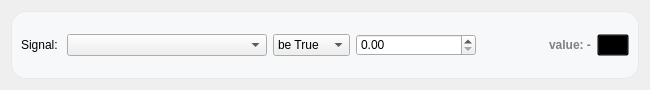
<?xml version="1.0" encoding="UTF-8"?>
<ui version="4.0">
 <class>inputSignalSetting</class>
 <widget class="QWidget" name="inputSignalSetting">
  <property name="geometry">
   <rect>
    <x>0</x>
    <y>0</y>
    <width>650</width>
    <height>90</height>
   </rect>
  </property>
  <property name="minimumSize">
   <size>
    <width>0</width>
    <height>90</height>
   </size>
  </property>
  <property name="maximumSize">
   <size>
    <width>650</width>
    <height>90</height>
   </size>
  </property>
  <property name="windowTitle">
   <string>Form</string>
  </property>
  <property name="styleSheet">
   <string notr="true">#SignalSetting{

	background-color: transparent;
}</string>
  </property>
  <layout class="QVBoxLayout" name="verticalLayout">
   <item>
    <widget class="QFrame" name="main_frame">
     <property name="minimumSize">
      <size>
       <width>0</width>
       <height>0</height>
      </size>
     </property>
     <property name="maximumSize">
      <size>
       <width>16777215</width>
       <height>16777215</height>
      </size>
     </property>
     <property name="styleSheet">
      <string notr="true">#main_frame{
	background-color: #F7F8FA;
	border-radius:15px;
	border: 1px solid rgb(232, 233, 235);
}

#main_frame[state=&quot;active&quot;]{
	border: 2px solid rgb(63, 206, 73);
}

#main_frame[state=&quot;off&quot;]{
	border: 1px solid rgb(232, 233, 235);
}

#main_frame[state=&quot;not_active&quot;]{
	border: 2px solid rgb(213, 63, 65);
}
</string>
     </property>
     <property name="frameShape">
      <enum>QFrame::Shape::StyledPanel</enum>
     </property>
     <property name="frameShadow">
      <enum>QFrame::Shadow::Raised</enum>
     </property>
     <property name="state" stdset="0">
      <string>off</string>
     </property>
     <layout class="QVBoxLayout" name="verticalLayout_2">
      <item>
       <layout class="QHBoxLayout" name="horizontalLayout_2">
        <item>
         <widget class="QLabel" name="label">
          <property name="sizePolicy">
           <sizepolicy hsizetype="Maximum" vsizetype="Preferred">
            <horstretch>0</horstretch>
            <verstretch>0</verstretch>
           </sizepolicy>
          </property>
          <property name="text">
           <string>Signal: </string>
          </property>
         </widget>
        </item>
        <item>
         <widget class="QComboBox" name="signal_name_combobox">
          <property name="minimumSize">
           <size>
            <width>200</width>
            <height>0</height>
           </size>
          </property>
          <property name="maximumSize">
           <size>
            <width>200</width>
            <height>16777215</height>
           </size>
          </property>
         </widget>
        </item>
        <item>
         <widget class="QComboBox" name="condition_combobox">
          <property name="maximumSize">
           <size>
            <width>100</width>
            <height>16777215</height>
           </size>
          </property>
          <item>
           <property name="text">
            <string>be True</string>
           </property>
          </item>
          <item>
           <property name="text">
            <string>be False</string>
           </property>
          </item>
          <item>
           <property name="text">
            <string>&gt;</string>
           </property>
          </item>
          <item>
           <property name="text">
            <string>&lt;</string>
           </property>
          </item>
          <item>
           <property name="text">
            <string>=</string>
           </property>
          </item>
         </widget>
        </item>
        <item>
         <widget class="QDoubleSpinBox" name="signal_value">
          <property name="minimumSize">
           <size>
            <width>120</width>
            <height>0</height>
           </size>
          </property>
          <property name="maximumSize">
           <size>
            <width>120</width>
            <height>16777215</height>
           </size>
          </property>
         </widget>
        </item>
        <item>
         <spacer name="horizontalSpacer">
          <property name="orientation">
           <enum>Qt::Orientation::Horizontal</enum>
          </property>
          <property name="sizeHint" stdset="0">
           <size>
            <width>40</width>
            <height>20</height>
           </size>
          </property>
         </spacer>
        </item>
        <item alignment="Qt::AlignmentFlag::AlignRight">
         <widget class="QLabel" name="value_indicator">
          <property name="sizePolicy">
           <sizepolicy hsizetype="Maximum" vsizetype="Preferred">
            <horstretch>0</horstretch>
            <verstretch>0</verstretch>
           </sizepolicy>
          </property>
          <property name="styleSheet">
           <string notr="true">color:#808080;
font-weight:bold;</string>
          </property>
          <property name="text">
           <string>value: -</string>
          </property>
         </widget>
        </item>
        <item alignment="Qt::AlignmentFlag::AlignRight">
         <widget class="QPushButton" name="remove_btn">
          <property name="styleSheet">
           <string notr="true">background-color:transparent;
min-width:30px;
max-width:30px;</string>
          </property>
          <property name="text">
           <string/>
          </property>
          <property name="icon">
           <iconset resource="Assets/Assets.qrc">
            <normaloff>:/assets/icons/icons8-close-black-50.png</normaloff>:/assets/icons/icons8-close-black-50.png</iconset>
          </property>
         </widget>
        </item>
       </layout>
      </item>
     </layout>
    </widget>
   </item>
  </layout>
 </widget>
 <resources>
  <include location="Assets/Assets.qrc"/>
 </resources>
 <connections/>
</ui>
